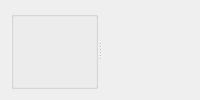
<?xml version="1.0" encoding="UTF-8"?>
<ui version="4.0">
 <class>PageConfigContainer</class>
 <widget class="QWidget" name="PageConfigContainer">
  <layout class="QVBoxLayout" name="verticalLayout">
   <item>
    <widget class="QSplitter" name="splitter">
     <property name="orientation">
      <enum>Qt::Horizontal</enum>
     </property>
     <widget class="PageConfigWidget" name="page_config_widget" native="true"/>
     <widget class="PageConfigPreviewArea" name="page_config_preview_area" native="true"/>
    </widget>
   </item>
  </layout>
 </widget>
 <customwidgets>
  <customwidget>
   <class>PageConfigWidget</class>
   <extends>QGroupBox</extends>
   <header>mtg_proxy_printer.ui.page_config_widget</header>
   <container>1</container>
  </customwidget>
  <customwidget>
   <class>PageConfigPreviewArea</class>
   <extends>QWidget</extends>
   <header>mtg_proxy_printer.ui.page_config_preview_area</header>
   <container>1</container>
  </customwidget>
 </customwidgets>
 <resources/>
 <connections/>
</ui>
